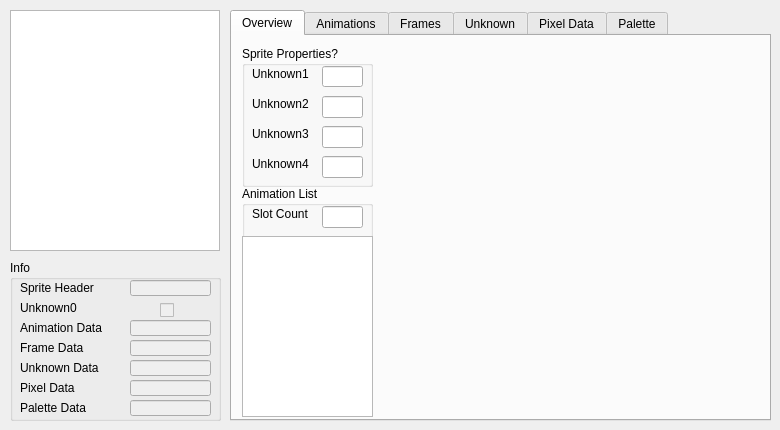
    <widget class="QWidget" name="sprite_tab">
     <attribute name="title">
      <string>Sprites</string>
     </attribute>
     <widget class="QTableView" name="sprite_tableView">
      <property name="geometry">
       <rect>
        <x>10</x>
        <y>10</y>
        <width>210</width>
        <height>241</height>
       </rect>
      </property>
      <property name="wordWrap">
       <bool>false</bool>
      </property>
     </widget>
     <widget class="QGroupBox" name="sprite_info_groupBox">
      <property name="enabled">
       <bool>true</bool>
      </property>
      <property name="geometry">
       <rect>
        <x>10</x>
        <y>260</y>
        <width>211</width>
        <height>161</height>
       </rect>
      </property>
      <property name="toolTip">
       <string>I previously called this &quot;is_visible&quot; but that seems wrong; we'll find out what this is someday</string>
      </property>
      <property name="title">
       <string>Info</string>
      </property>
      <widget class="QLabel" name="animation_data_label">
       <property name="geometry">
        <rect>
         <x>10</x>
         <y>60</y>
         <width>91</width>
         <height>16</height>
        </rect>
       </property>
       <property name="text">
        <string>Animation Data</string>
       </property>
      </widget>
      <widget class="QLabel" name="frame_data_label">
       <property name="geometry">
        <rect>
         <x>10</x>
         <y>80</y>
         <width>91</width>
         <height>16</height>
        </rect>
       </property>
       <property name="text">
        <string>Frame Data</string>
       </property>
      </widget>
      <widget class="QLabel" name="unknown_sprite_data_label">
       <property name="geometry">
        <rect>
         <x>10</x>
         <y>100</y>
         <width>91</width>
         <height>16</height>
        </rect>
       </property>
       <property name="text">
        <string>Unknown Data</string>
       </property>
      </widget>
      <widget class="QLabel" name="pixel_data_label">
       <property name="geometry">
        <rect>
         <x>10</x>
         <y>120</y>
         <width>91</width>
         <height>16</height>
        </rect>
       </property>
       <property name="text">
        <string>Pixel Data</string>
       </property>
      </widget>
      <widget class="QLabel" name="palette_data_label">
       <property name="geometry">
        <rect>
         <x>10</x>
         <y>140</y>
         <width>91</width>
         <height>16</height>
        </rect>
       </property>
       <property name="text">
        <string>Palette Data</string>
       </property>
      </widget>
      <widget class="QLabel" name="sprite_header_label">
       <property name="geometry">
        <rect>
         <x>10</x>
         <y>20</y>
         <width>81</width>
         <height>16</height>
        </rect>
       </property>
       <property name="text">
        <string>Sprite Header</string>
       </property>
      </widget>
      <widget class="QLineEdit" name="sprite_header_lineEdit">
       <property name="enabled">
        <bool>false</bool>
       </property>
       <property name="geometry">
        <rect>
         <x>120</x>
         <y>20</y>
         <width>81</width>
         <height>16</height>
        </rect>
       </property>
       <property name="toolTip">
        <string>Start of sprite-specific data</string>
       </property>
       <property name="readOnly">
        <bool>true</bool>
       </property>
      </widget>
      <widget class="QLineEdit" name="animation_data_lineEdit">
       <property name="enabled">
        <bool>false</bool>
       </property>
       <property name="geometry">
        <rect>
         <x>120</x>
         <y>60</y>
         <width>81</width>
         <height>16</height>
        </rect>
       </property>
       <property name="toolTip">
        <string>Start of animation data</string>
       </property>
       <property name="readOnly">
        <bool>true</bool>
       </property>
      </widget>
      <widget class="QLineEdit" name="frame_data_lineEdit">
       <property name="enabled">
        <bool>false</bool>
       </property>
       <property name="geometry">
        <rect>
         <x>120</x>
         <y>80</y>
         <width>81</width>
         <height>16</height>
        </rect>
       </property>
       <property name="toolTip">
        <string>Start of frame data</string>
       </property>
       <property name="readOnly">
        <bool>true</bool>
       </property>
      </widget>
      <widget class="QLineEdit" name="unknown_sprite_data_lineEdit">
       <property name="enabled">
        <bool>false</bool>
       </property>
       <property name="geometry">
        <rect>
         <x>120</x>
         <y>100</y>
         <width>81</width>
         <height>16</height>
        </rect>
       </property>
       <property name="toolTip">
        <string>???</string>
       </property>
       <property name="readOnly">
        <bool>true</bool>
       </property>
      </widget>
      <widget class="QLineEdit" name="pixel_data_lineEdit">
       <property name="enabled">
        <bool>false</bool>
       </property>
       <property name="geometry">
        <rect>
         <x>120</x>
         <y>120</y>
         <width>81</width>
         <height>16</height>
        </rect>
       </property>
       <property name="toolTip">
        <string>Start of palette data</string>
       </property>
       <property name="readOnly">
        <bool>true</bool>
       </property>
      </widget>
      <widget class="QLineEdit" name="palette_data_lineEdit">
       <property name="enabled">
        <bool>false</bool>
       </property>
       <property name="geometry">
        <rect>
         <x>120</x>
         <y>140</y>
         <width>81</width>
         <height>16</height>
        </rect>
       </property>
       <property name="toolTip">
        <string>Start of palette data</string>
       </property>
       <property name="readOnly">
        <bool>true</bool>
       </property>
      </widget>
      <widget class="QCheckBox" name="sprite_visibility_checkbox">
       <property name="enabled">
        <bool>false</bool>
       </property>
       <property name="geometry">
        <rect>
         <x>150</x>
         <y>40</y>
         <width>21</width>
         <height>20</height>
        </rect>
       </property>
       <property name="toolTip">
        <string>Purpose unknown; seems to be false (0) for any sprites in a chain of identical sprites except for the last one, or true (1) otherwise</string>
       </property>
       <property name="text">
        <string/>
       </property>
      </widget>
      <widget class="QLabel" name="sprite_visibility_label">
       <property name="geometry">
        <rect>
         <x>10</x>
         <y>40</y>
         <width>81</width>
         <height>16</height>
        </rect>
       </property>
       <property name="text">
        <string>Unknown0</string>
       </property>
      </widget>
     </widget>
     <widget class="QTabWidget" name="sprites_tabWidget">
      <property name="enabled">
       <bool>true</bool>
      </property>
      <property name="geometry">
       <rect>
        <x>230</x>
        <y>10</y>
        <width>541</width>
        <height>411</height>
       </rect>
      </property>
      <property name="currentIndex">
       <number>0</number>
      </property>
      <widget class="QWidget" name="sprite_viewer_tab">
       <attribute name="title">
        <string>Overview</string>
       </attribute>
       <widget class="QGroupBox" name="sprite_properties_groupBox">
        <property name="geometry">
         <rect>
          <x>10</x>
          <y>10</y>
          <width>131</width>
          <height>141</height>
         </rect>
        </property>
        <property name="title">
         <string>Sprite Properties?</string>
        </property>
        <widget class="QLabel" name="sprite_unknown1_label">
         <property name="geometry">
          <rect>
           <x>10</x>
           <y>20</y>
           <width>71</width>
           <height>16</height>
          </rect>
         </property>
         <property name="text">
          <string>Unknown1</string>
         </property>
        </widget>
        <widget class="QLineEdit" name="sprite_unknown1_lineEdit">
         <property name="geometry">
          <rect>
           <x>80</x>
           <y>20</y>
           <width>41</width>
           <height>21</height>
          </rect>
         </property>
        </widget>
        <widget class="QLabel" name="sprite_unknown2_label">
         <property name="geometry">
          <rect>
           <x>10</x>
           <y>50</y>
           <width>71</width>
           <height>16</height>
          </rect>
         </property>
         <property name="text">
          <string>Unknown2</string>
         </property>
        </widget>
        <widget class="QLabel" name="sprite_unknown3_label">
         <property name="geometry">
          <rect>
           <x>10</x>
           <y>80</y>
           <width>71</width>
           <height>16</height>
          </rect>
         </property>
         <property name="text">
          <string>Unknown3</string>
         </property>
        </widget>
        <widget class="QLabel" name="sprite_unknown4_label">
         <property name="geometry">
          <rect>
           <x>10</x>
           <y>110</y>
           <width>71</width>
           <height>16</height>
          </rect>
         </property>
         <property name="text">
          <string>Unknown4</string>
         </property>
        </widget>
        <widget class="QLineEdit" name="sprite_unknown2_lineEdit">
         <property name="geometry">
          <rect>
           <x>80</x>
           <y>50</y>
           <width>41</width>
           <height>22</height>
          </rect>
         </property>
        </widget>
        <widget class="QLineEdit" name="sprite_unknown3_lineEdit">
         <property name="geometry">
          <rect>
           <x>80</x>
           <y>80</y>
           <width>41</width>
           <height>22</height>
          </rect>
         </property>
        </widget>
        <widget class="QLineEdit" name="sprite_unknown4_lineEdit">
         <property name="geometry">
          <rect>
           <x>80</x>
           <y>110</y>
           <width>41</width>
           <height>22</height>
          </rect>
         </property>
        </widget>
       </widget>
       <widget class="QGroupBox" name="groupBox_8">
        <property name="geometry">
         <rect>
          <x>10</x>
          <y>150</y>
          <width>131</width>
          <height>231</height>
         </rect>
        </property>
        <property name="title">
         <string>Animation List</string>
        </property>
        <widget class="QLabel" name="sprite_anim_slot_total_label">
         <property name="geometry">
          <rect>
           <x>10</x>
           <y>20</y>
           <width>71</width>
           <height>16</height>
          </rect>
         </property>
         <property name="text">
          <string>Slot Count</string>
         </property>
        </widget>
        <widget class="QLineEdit" name="sprite_anim_slot_total_lineEdit">
         <property name="geometry">
          <rect>
           <x>80</x>
           <y>20</y>
           <width>41</width>
           <height>22</height>
          </rect>
         </property>
         <property name="toolTip">
          <string>The number of animation slots this sprite has</string>
         </property>
        </widget>
        <widget class="QTableView" name="sprite_anim_slot_tableView">
         <property name="enabled">
          <bool>true</bool>
         </property>
         <property name="geometry">
          <rect>
           <x>0</x>
           <y>50</y>
           <width>131</width>
           <height>181</height>
          </rect>
         </property>
         <property name="wordWrap">
          <bool>false</bool>
         </property>
        </widget>
       </widget>
      </widget>
      <widget class="QWidget" name="anim_tab">
       <attribute name="title">
        <string>Animations</string>
       </attribute>
      </widget>
      <widget class="QWidget" name="frame_tab">
       <attribute name="title">
        <string>Frames</string>
       </attribute>
      </widget>
      <widget class="QWidget" name="unk_tab">
       <attribute name="title">
        <string>Unknown</string>
       </attribute>
      </widget>
      <widget class="QWidget" name="pixel_tab">
       <attribute name="title">
        <string>Pixel Data</string>
       </attribute>
      </widget>
      <widget class="QWidget" name="palette_tab">
       <attribute name="title">
        <string>Palette</string>
       </attribute>
      </widget>
     </widget>
    </widget>
